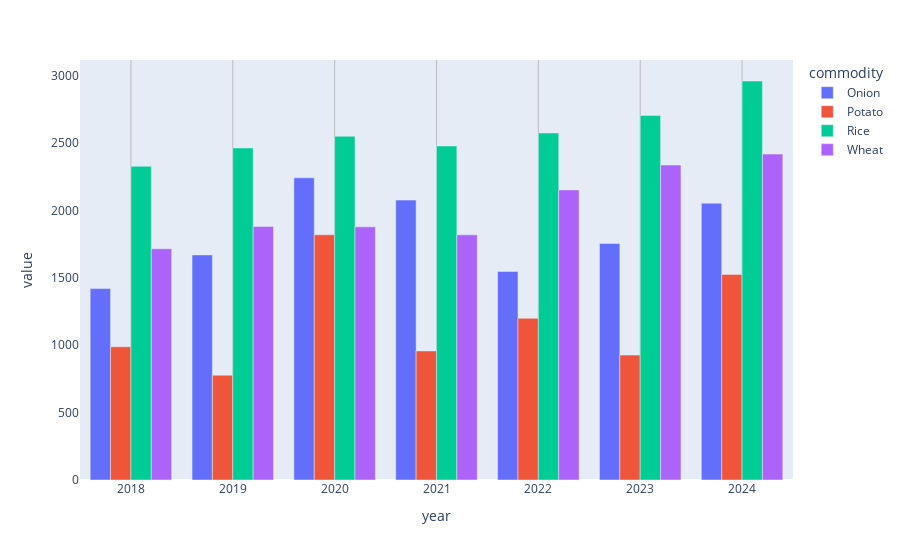

Source (notebook cell):
### Code cell
# up_yearly_district = up_yearly.groupby()
up_pivoted_df = up_yearly_district.pivot_table(
    index="year", columns="commodity", values="modal_rs_quintal", fill_value=0
)

# Create the grouped bar chart
fig = px.bar(
    data_frame=up_pivoted_df,
    barmode="group",
)
fig.update_layout(
    xaxis_showgrid=True, yaxis_showgrid=False  # Add grid lines on the x-axis
)

# Optionally, customize grid line appearance
fig.update_layout(
    xaxis_gridcolor="#bbbbbb",  # Set grid line color for x-axis
)
fig.show()

### Figure 1 — Plotly figure (JSON) as saved in the notebook; plotly's stock layout.template omitted (floating-point values rounded to 4 significant figures)
{"data": [{"alignmentgroup": "True", "hovertemplate": "commodity=Onion<br>year=%{x}<br>value=%{y}<extra></extra>", "legendgroup": "Onion", "marker": {"color": "#636efa", "pattern": {"shape": ""}}, "name": "Onion", "offsetgroup": "Onion", "orientation": "v", "showlegend": true, "textposition": "auto", "type": "bar", "x": [2018, 2019, 2020, 2021, 2022, 2023, 2024], "xaxis": "x", "y": [1420.0, 1670.0, 2242.0, 2076.0, 1547.0, 1754.0, 2054.0], "yaxis": "y"}, {"alignmentgroup": "True", "hovertemplate": "commodity=Potato<br>year=%{x}<br>value=%{y}<extra></extra>", "legendgroup": "Potato", "marker": {"color": "#EF553B", "pattern": {"shape": ""}}, "name": "Potato", "offsetgroup": "Potato", "orientation": "v", "showlegend": true, "textposition": "auto", "type": "bar", "x": [2018, 2019, 2020, 2021, 2022, 2023, 2024], "xaxis": "x", "y": [988.4, 777.6, 1819.0, 957.5, 1200.0, 926.7, 1525.0], "yaxis": "y"}, {"alignmentgroup": "True", "hovertemplate": "commodity=Rice<br>year=%{x}<br>value=%{y}<extra></extra>", "legendgroup": "Rice", "marker": {"color": "#00cc96", "pattern": {"shape": ""}}, "name": "Rice", "offsetgroup": "Rice", "orientation": "v", "showlegend": true, "textposition": "auto", "type": "bar", "x": [2018, 2019, 2020, 2021, 2022, 2023, 2024], "xaxis": "x", "y": [2327.0, 2463.0, 2550.0, 2478.0, 2574.0, 2705.0, 2960.0], "yaxis": "y"}, {"alignmentgroup": "True", "hovertemplate": "commodity=Wheat<br>year=%{x}<br>value=%{y}<extra></extra>", "legendgroup": "Wheat", "marker": {"color": "#ab63fa", "pattern": {"shape": ""}}, "name": "Wheat", "offsetgroup": "Wheat", "orientation": "v", "showlegend": true, "textposition": "auto", "type": "bar", "x": [2018, 2019, 2020, 2021, 2022, 2023, 2024], "xaxis": "x", "y": [1715.0, 1881.0, 1878.0, 1819.0, 2152.0, 2336.0, 2418.0], "yaxis": "y"}], "layout": {"barmode": "group", "legend": {"title": {"text": "commodity"}, "tracegroupgap": 0}, "margin": {"t": 60}, "xaxis": {"anchor": "y", "domain": [0, 1], "gridcolor": "#bbbbbb", "showgrid": true, "title": {"text": "year"}}, "yaxis": {"anchor": "x", "domain": [0, 1], "showgrid": false, "title": {"text": "value"}}}}
